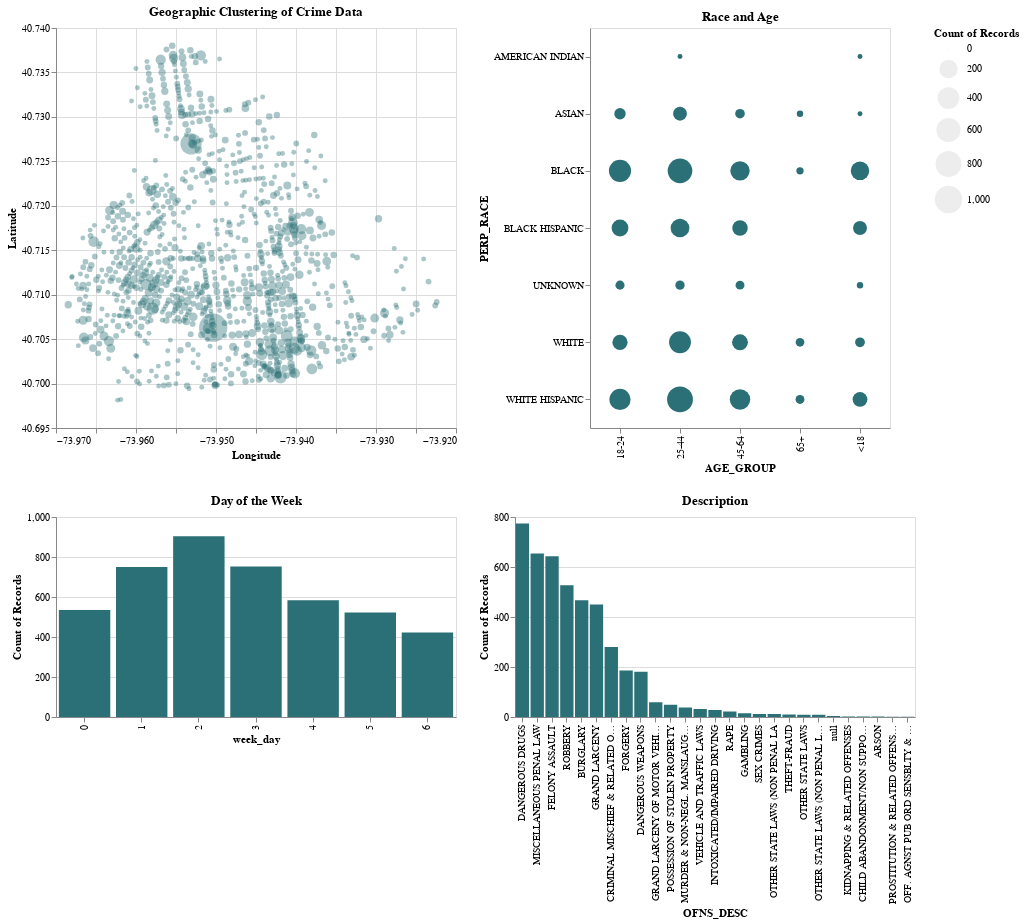

Write notebook code for a chart like this one.
### Markdown cell above
#### Plotting
| puts the graphs next to each other, <br>
& Puts them in the next line.

### Code cell
(chart | bar) & (time_hist | desc)

### Figure 1 — Vega-Lite specification as saved in the notebook (floating-point values rounded to 4 significant figures; data arrays with more than 128 entries replaced by an {"elided": "..."} marker saying what was removed)
{"config": {"view": {"continuousWidth": 400, "continuousHeight": 300}}, "vconcat": [{"hconcat": [{"mark": {"type": "point", "filled": true}, "encoding": {"color": {"condition": {"value": "#2b7076", "selection": "selector061"}, "value": "lightgray"}, "opacity": {"value": 0.4}, "size": {"type": "quantitative", "aggregate": "count", "scale": {"range": [1, 800], "type": "sqrt"}}, "tooltip": {"type": "quantitative", "aggregate": "count", "field": "*"}, "x": {"type": "quantitative", "field": "Longitude", "scale": {"zero": false}}, "y": {"type": "quantitative", "field": "Latitude", "scale": {"zero": false}}}, "height": 400, "selection": {"selector061": {"type": "interval", "empty": "all", "bind": "scales"}, "selector063": {"type": "interval", "bind": "scales", "encodings": ["x", "y"]}}, "title": "Geographic Clustering of Crime Data", "transform": [{"filter": {"selection": "selector062"}}], "width": 400}, {"mark": {"type": "point", "filled": true}, "encoding": {"color": {"condition": {"value": "#2b7076", "selection": "selector062"}, "value": "lightgray"}, "size": {"type": "quantitative", "aggregate": "count", "scale": {"range": [1, 1500]}}, "x": {"type": "nominal", "field": "AGE_GROUP"}, "y": {"type": "nominal", "axis": {"values": ["BLACK", "WHITE HISPANIC", "WHITE", "ASIAN ", "BLACK HISPANIC", "UNKNOWN", "AMERICAN INDIAN"]}, "field": "PERP_RACE"}}, "height": 400, "selection": {"selector062": {"type": "interval", "empty": "all"}}, "title": "Race and Age", "transform": [{"filter": {"selection": "selector061"}}], "width": 300}]}, {"hconcat": [{"mark": "bar", "encoding": {"color": {"condition": {"value": "#2b7076", "selection": "selector064"}, "value": "lightgray"}, "x": {"type": "nominal", "axis": {"values": [0, 1, 2, 3, 4, 5, 6]}, "field": "week_day"}, "y": {"type": "quantitative", "aggregate": "count"}}, "height": 200, "selection": {"selector064": {"type": "interval", "encodings": ["x"], "empty": "all"}}, "title": "Day of the Week", "transform": [{"filter": {"selection": "selector061"}}, {"filter": {"selection": "selector062"}}], "width": 400}, {"mark": "bar", "encoding": {"color": {"condition": {"value": "#2b7076", "selection": "selector064"}, "value": "lightgray"}, "x": {"type": "nominal", "field": "OFNS_DESC", "sort": "-y"}, "y": {"type": "quantitative", "aggregate": "count"}}, "height": 200, "selection": {"selector065": {"type": "multi", "empty": "all"}}, "title": "Description", "transform": [{"filter": {"selection": "selector061"}}, {"filter": {"selection": "selector062"}}, {"filter": {"selection": "selector064"}}], "width": 400}]}], "data": {"name": "data-00b6bd1c272eb7964db2eca190c597f7"}, "$schema": "https://vega.github.io/schema/vega-lite/v4.0.2.json", "datasets": {"data-00b6bd1c272eb7964db2eca190c597f7": {"elided": "4469 records"}}}
